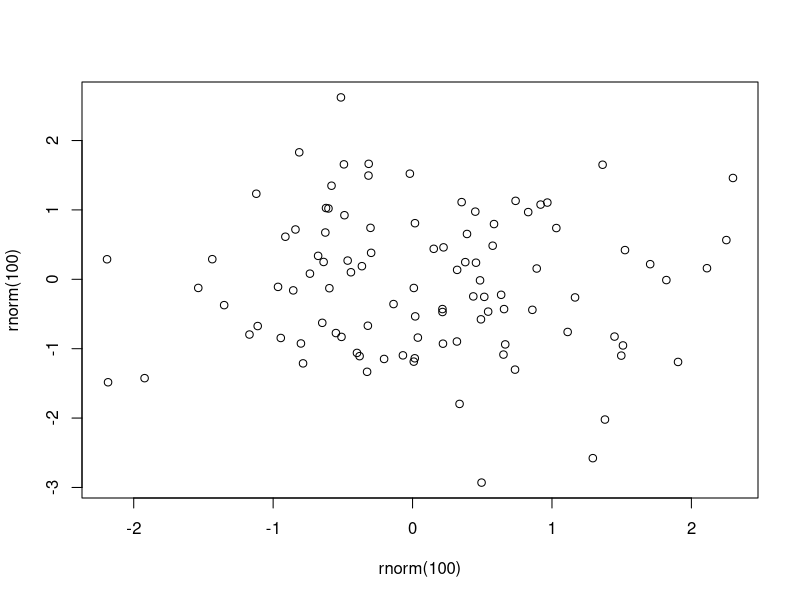

Write the R code that produced this figure.
## ---- chunk 1
  plot(rnorm(100), rnorm(100))
